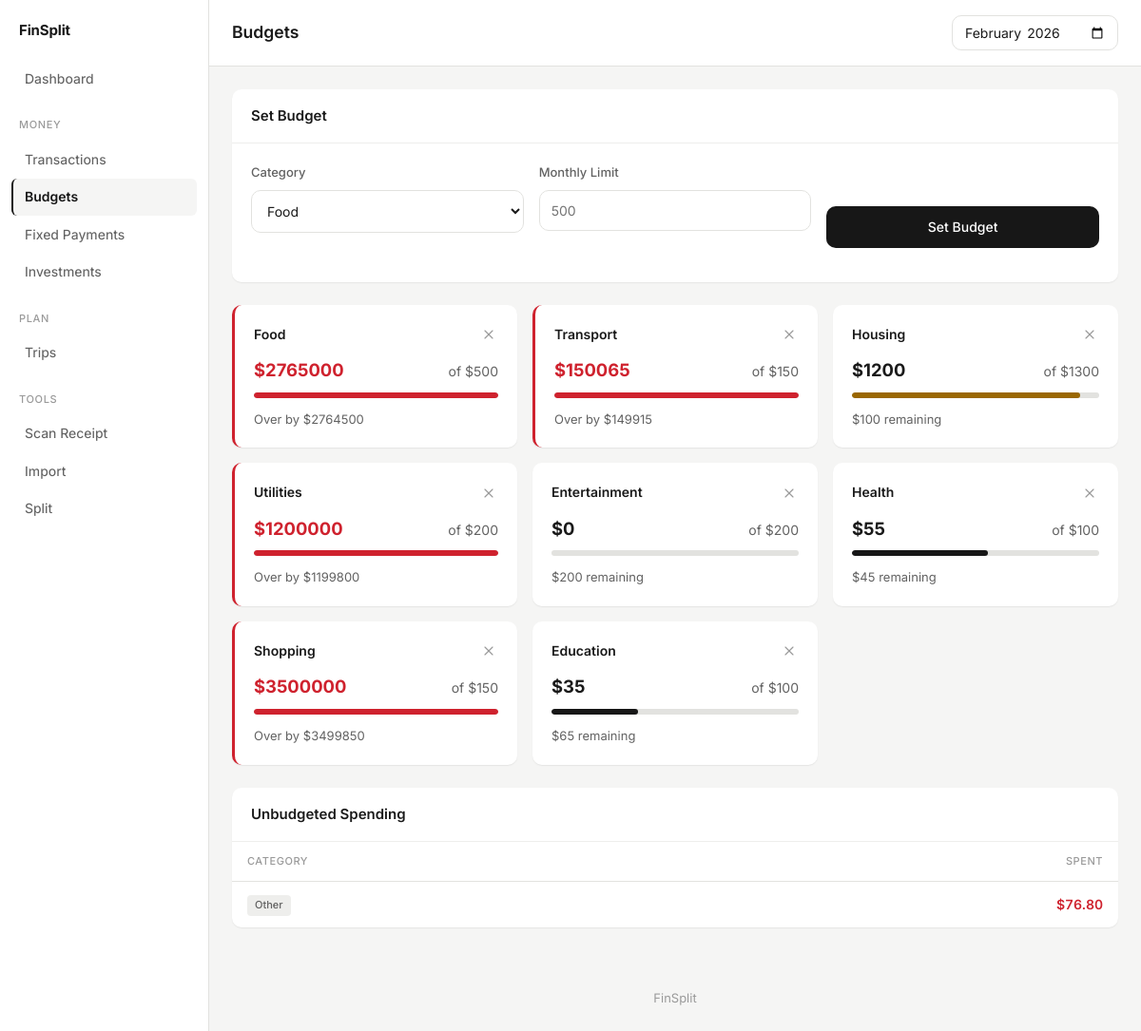
The app's page /budgets with its own data.
### models.py (models this page shows)
class Budget(db.Model):
    id = db.Column(db.Integer, primary_key=True)
    category = db.Column(db.String(50), nullable=False)
    monthly_limit = db.Column(db.Float, nullable=False)
    month = db.Column(db.String(7), nullable=False)          # 'YYYY-MM'
    __table_args__ = (
        db.UniqueConstraint('category', 'month', name='uq_budget_cat_month'),
    )

class Transaction(db.Model):
    id = db.Column(db.Integer, primary_key=True)
    type = db.Column(db.String(10), nullable=False)          # 'income' or 'expense'
    amount = db.Column(db.Float, nullable=False)
    currency = db.Column(db.String(3), nullable=False, default='USD')  # 'USD' or 'UZS'
    category = db.Column(db.String(50), nullable=False)
    description = db.Column(db.String(200), default='')
    date = db.Column(db.Date, nullable=False, default=date.today)

### app.py (the view)
@app.route('/budgets')
def budgets():
    month = request.args.get('month', current_month())
    year, mo = int(month[:4]), int(month[5:7])
    budget_list = Budget.query.filter_by(month=month).all()
    expense_txns = Transaction.query.filter(
        Transaction.type == 'expense',
        db.extract('year', Transaction.date) == year,
        db.extract('month', Transaction.date) == mo
    ).all()
    spending = defaultdict(float)
    for t in expense_txns:
        spending[t.category] += t.amount
    budget_data = []
    for b in budget_list:
        spent = spending.get(b.category, 0)
        pct = (spent / b.monthly_limit * 100) if b.monthly_limit > 0 else 0
        budget_data.append({
            'id': b.id,
            'category': b.category,
            'limit': b.monthly_limit,
            'spent': spent,
            'remaining': b.monthly_limit - spent,
            'pct': min(pct, 100),
            'over': spent > b.monthly_limit
        })
    budgeted_cats = {b.category for b in budget_list}
    unbudgeted = {cat: amt for cat, amt in spending.items() if cat not in budgeted_cats}
    return render_template('budgets.html',
        month=month, budgets=budget_data, unbudgeted=unbudgeted,
        categories=EXPENSE_CATEGORIES
    )

### app.py (called while the page is built)
def current_month():
    return date.today().strftime('%Y-%m')

### templates/budgets.html (shortened to what this page needs)
{% extends "base.html" %}
{% block page_title %}Budgets{% endblock %}
{% block page_actions %}
<form method="get">
    <input type="month" name="month" value="{{ month }}" onchange="this.form.submit()">
</form>
{% endblock %}
{% block content %}
<div class="card section">
    <div class="card-header"><h3>Set Budget</h3></div>
    <div class="card-body">
        <form method="post" action="/budgets/add">
            <div class="form-row cols-3">
                <div class="form-group">
                    <label>Category</label>
                    <select name="category">
                        {% for c in categories %}
                        <option value="{{ c }}">{{ c }}</option>
                        {% endfor %}
                    </select>
                </div>
                <div class="form-group">
                    <label>Monthly Limit</label>
                    <input type="number" name="amount" step="0.01" min="1" placeholder="500" required>
                </div>
                <div class="form-group-action">
                    <button type="submit" class="btn btn-primary btn-full">Set Budget</button>
                </div>
            </div>
        </form>
    </div>
</div>
{% if budgets %}
<div class="budget-grid">
    {% for b in budgets %}
    <div class="budget-card {{ 'over' if b.over }}">
        <div class="budget-card-header">
            <h4>{{ b.category }}</h4>
            <a href="/budgets/delete/{{ b.id }}" class="delete-btn" title="Remove"
               onclick="return confirm('Remove this budget?')"><i data-lucide="x"></i></a>
        </div>
        <div class="budget-amounts">
            <span class="budget-spent {{ 'negative' if b.over }}">
                ${{ "%.0f"|format(b.spent) }}
            </span>
            <span class="text-muted">of ${{ "%.0f"|format(b.limit) }}</span>
        </div>
        <div class="progress-bar">
            <div class="progress-fill {{ 'over' if b.over else ('warn' if b.pct > 75 else '') }}"
                 style="width:{{ b.pct }}%"></div>
        </div>
        <div class="budget-footer">
            {% if b.over %}
                Over by ${{ "%.0f"|format(b.spent - b.limit) }}
            {% else %}
                ${{ "%.0f"|format(b.remaining) }} remaining
            {% endif %}
        </div>
    </div>
    {% endfor %}
</div>
{% endif %}
{% if unbudgeted %}
<div class="card">
    <div class="card-header"><h3>Unbudgeted Spending</h3></div>
    <div class="table-wrapper">
        <table>
            <thead><tr><th>Category</th><th class="text-right">Spent</th></tr></thead>
            <tbody>
                {% for cat, amt in unbudgeted.items() %}
                <tr>
                    <td><span class="badge badge-category">{{ cat }}</span></td>
                    <td class="text-right amount negative">${{ "%.2f"|format(amt) }}</td>
                </tr>
                {% endfor %}
            </tbody>
        </table>
    </div>
</div>
{% endif %}
{% endblock %}

### records on screen
Budget: category "Food", spent "2765000", limit "500", {{ b.pct }} 100 (drawn), b.spent-b.limit "2764500"
Budget: category "Transport", spent "150065", limit "150", {{ b.pct }} 100 (drawn), b.spent-b.limit "149915"
Budget: category "Housing", spent "1200", limit "1300", {{ b.pct }} 92.3076923076923 (drawn), remaining "100"
Budget: category "Utilities", spent "1200000", limit "200", {{ b.pct }} 100 (drawn), b.spent-b.limit "1199800"
Budget: category "Entertainment", spent "0", limit "200", remaining "200"
Budget: category "Health", spent "55", limit "100", {{ b.pct }} 55.00000000000001 (drawn), remaining "45"
Budget: category "Shopping", spent "3500000", limit "150", {{ b.pct }} 100 (drawn), b.spent-b.limit "3499850"
Budget: category "Education", spent "35", limit "100", {{ b.pct }} 35.0 (drawn), remaining "65"
Transaction: category "Other", amount "76.80"

### other values on screen
form field category "Food"
